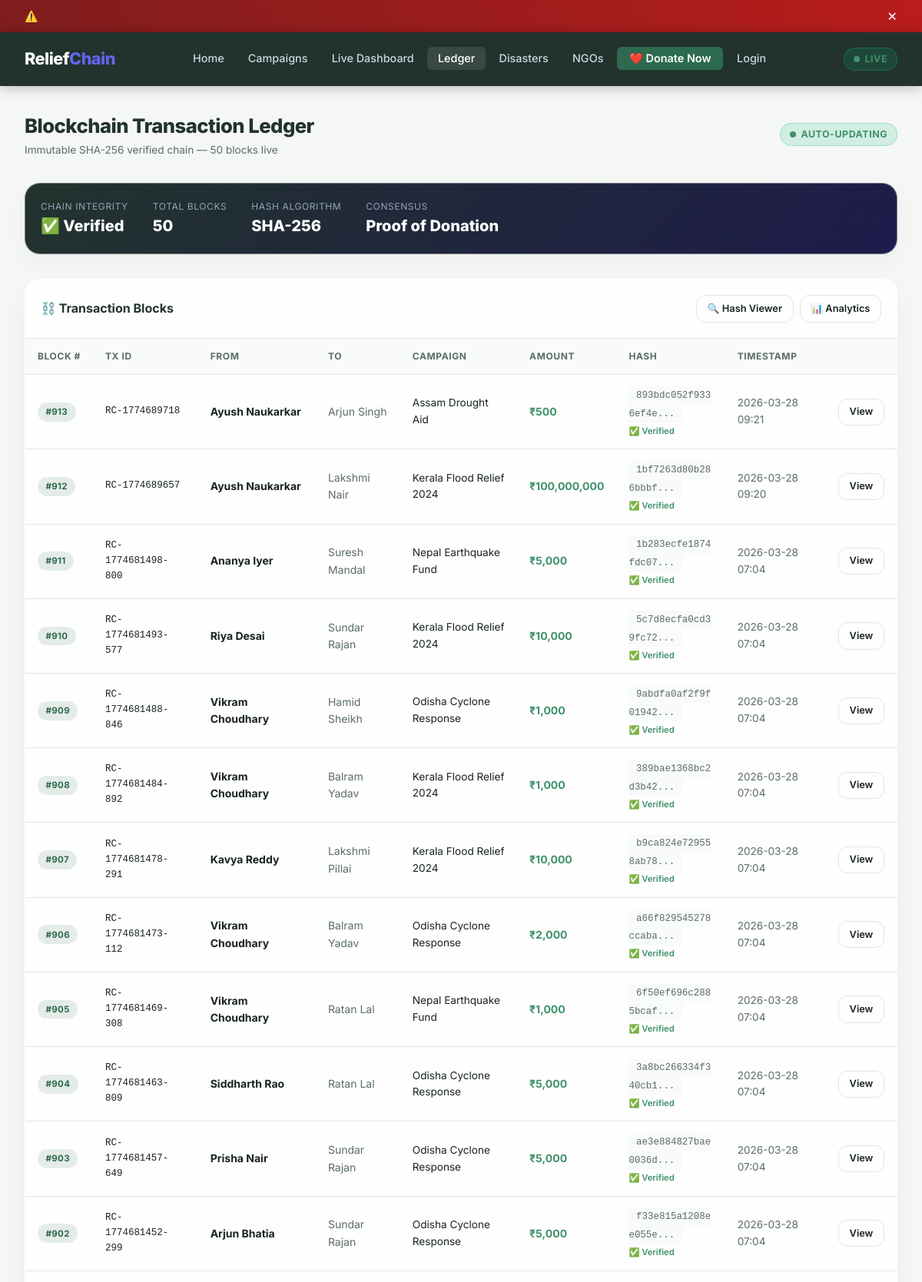
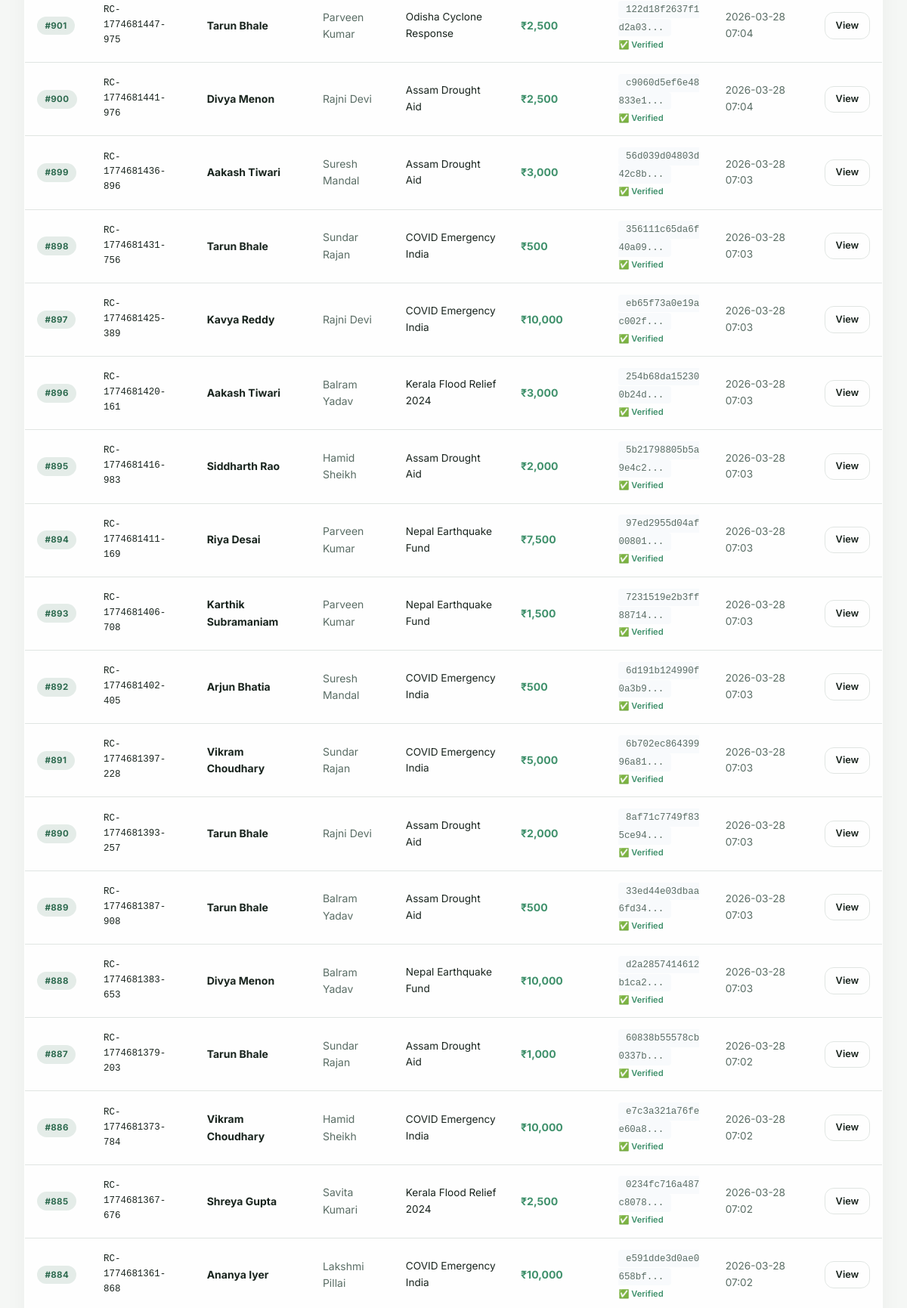
Screenshot of /ledger (upper part) with the database file from the repository (2 pictures, top to bottom).
### tables this page shows
CREATE TABLE ledger (
            id INTEGER PRIMARY KEY AUTOINCREMENT,
            block_number INTEGER NOT NULL,
            transaction_type TEXT DEFAULT 'donation',
            amount INTEGER NOT NULL,
            from_entity TEXT,
            to_entity TEXT,
            campaign TEXT,
            tx_id TEXT,
            hash TEXT NOT NULL,
            prev_hash TEXT,
            timestamp DATETIME DEFAULT CURRENT_TIMESTAMP
        );

### app.py (the view)
@app.route('/ledger')
def ledger():
    db = get_db()
    c = db.cursor()
    c.execute("SELECT * FROM ledger ORDER BY block_number DESC LIMIT 50")
    blocks = c.fetchall()
    return render_template('ledger.html', blocks=blocks)

### app.py (called while the page is built)
@app.context_processor
def inject_now():
    return {'now': _dt.now}

def get_db():
    db = getattr(g, '_database', None)
    if db is None:
        db = g._database = sqlite3.connect(DATABASE, check_same_thread=False)
        db.row_factory = sqlite3.Row
    return db

@app.teardown_appcontext
def close_connection(exception):
    db = getattr(g, '_database', None)
    if db is not None:
        db.close()

### templates/ledger.html (shortened to what this page needs)
{% extends 'base.html' %}
{% block content %}
<div class="container" style="padding-top:2rem;">
    <div class="page-header">
        <div>
            <h1 class="page-title">Blockchain Transaction Ledger</h1>
            <p class="text-muted text-sm">Immutable SHA-256 verified chain — {{ blocks|length }} blocks live</p>
        </div>
        <div class="live-badge"><span class="live-dot"></span> AUTO-UPDATING</div>
    </div>
    <div class="card" style="margin-bottom:2rem;padding:1.25rem;background:linear-gradient(135deg,var(--primary),#1E1B4B);color:#fff;">
        <div style="display:flex;gap:2rem;flex-wrap:wrap;">
            <div><div style="font-size:0.75rem;color:#94A3B8;text-transform:uppercase;letter-spacing:0.05em;">Chain Integrity</div><div style="font-size:1.25rem;font-weight:800;">✅ Verified</div></div>
            <div><div style="font-size:0.75rem;color:#94A3B8;text-transform:uppercase;letter-spacing:0.05em;">Total Blocks</div><div style="font-size:1.25rem;font-weight:800;">{{ blocks|length }}</div></div>
            <div><div style="font-size:0.75rem;color:#94A3B8;text-transform:uppercase;letter-spacing:0.05em;">Hash Algorithm</div><div style="font-size:1.25rem;font-weight:800;">SHA-256</div></div>
            <div><div style="font-size:0.75rem;color:#94A3B8;text-transform:uppercase;letter-spacing:0.05em;">Consensus</div><div style="font-size:1.25rem;font-weight:800;">Proof of Donation</div></div>
        </div>
    </div>
    <div class="card" style="padding:0;">
        <div style="padding:1.25rem;border-bottom:1px solid var(--border);display:flex;justify-content:space-between;align-items:center;">
            <span class="card-title">⛓️ Transaction Blocks</span>
            <div style="display:flex;gap:0.5rem;">
                <a href="{{ url_for('hash_viewer') }}" class="btn btn-outline btn-sm">🔍 Hash Viewer</a>
                <a href="{{ url_for('analytics') }}" class="btn btn-outline btn-sm">📊 Analytics</a>
            </div>
        </div>
        <div class="table-wrap" style="border-radius:0;border:none;">
            <table>
                <thead>
                    <tr>
                        <th>Block #</th>
                        <th>TX ID</th>
                        <th>From</th>
                        <th>To</th>
                        <th>Campaign</th>
                        <th>Amount</th>
                        <th>Hash</th>
                        <th>Timestamp</th>
                        <th></th>
                    </tr>
                </thead>
                <tbody id="live-feed-tbody">
                    {% for b in blocks %}
                    <tr>
                        <td><span class="badge badge-primary">#{{ b.block_number }}</span></td>
                        <td class="td-mono" style="font-size:0.78rem;">{{ b.tx_id }}</td>
                        <td><strong>{{ b.from_entity }}</strong></td>
                        <td class="text-muted">{{ b.to_entity }}</td>
                        <td class="text-sm">{{ b.campaign }}</td>
                        <td style="color:var(--success);font-weight:700;">₹{{ '{:,.0f}'.format(b.amount) }}</td>
                        <td>
                            <span class="block-hash" title="{{ b.hash }}">{{ b.hash[:18] }}...</span>
                            <span class="hash-verified" style="font-size:0.7rem;display:block;margin-top:0.2rem;">✅ Verified</span>
                        </td>
                        <td class="text-sm text-muted">{{ b.timestamp[:16] }}</td>
                        <td><a href="{{ url_for('transaction_detail', tx_id=b.tx_id) }}" class="btn btn-outline btn-sm">View</a></td>
                    </tr>
                    {% endfor %}
                </tbody>
            </table>
        </div>
    </div>
</div>
{% endblock %}

### static/style.css (style rules this page uses)
:root { --primary: #22332D; --primary-mid: #2D423A; --accent: #2D6A4F; --accent-hover: #1B4332; --accent-light: rgba(45, 106, 79, 0.12); --success: #40916C; --success-light: rgba(64, 145, 108, 0.12); --warning: #F5A623; --warning-light: rgba(245, 166, 35, 0.12); --danger: #E63946; --danger-light: rgba(230, 57, 70, 0.12); --bg: #F5F7F5; --card: rgba(255, 255, 255, 0.85); --border: #E0E5E2; --text: #19241E; --text-muted: #5A6D65; --text-light: #8E9C96; --white: #FFFFFF; --sidebar-w: 260px; --nav-h: 70px; --radius: 20px; --radius-sm: 12px; --shadow: 0 10px 30px rgba(45, 44, 42, 0.04), 0 1px 3px rgba(45, 44, 42, 0.02); --shadow-lg: 0 20px 40px rgba(45, 44, 42, 0.08); }
*, *::before, *::after { margin: 0; padding: 0; box-sizing: border-box; }
html { scroll-behavior: smooth; }
body { font-family: 'Inter', system-ui, sans-serif; background: var(--bg); color: var(--text); line-height: 1.6; font-size: 15px; }
a { color: inherit; text-decoration: none; }
.live-badge { display: inline-flex; align-items: center; gap: 0.4rem; background: rgba(16,185,129,0.15); color: var(--success); border: 1px solid rgba(16,185,129,0.3); padding: 0.25rem 0.75rem; border-radius: 999px; font-size: 0.78rem; font-weight: 700; letter-spacing: 0.5px; text-transform: uppercase; }
.live-dot { width: 8px; height: 8px; border-radius: 50%; background: var(--success); animation: pulse-live 1.5s infinite; }
.container { max-width: 1280px; margin: 0 auto; padding: 2rem 2rem; }
.page-header { display: flex; justify-content: space-between; align-items: center; margin-bottom: 2rem; flex-wrap: wrap; gap: 1rem; }
.page-title { font-size: 1.6rem; font-weight: 800; color: var(--primary); letter-spacing: -0.5px; }
.card { background: var(--card); border-radius: var(--radius); border: 1px solid var(--border); box-shadow: var(--shadow); padding: 1.5rem; }
.card-title { font-size: 1rem; font-weight: 700; color: var(--primary); }
.btn { display: inline-flex; align-items: center; gap: 0.5rem; padding: 0.625rem 1.25rem; border-radius: var(--radius-sm); font-weight: 600; font-size: 0.9rem; border: none; cursor: pointer; transition: all 0.2s; white-space: nowrap; text-decoration: none; }
.btn-outline { background: transparent; border: 1.5px solid var(--border); color: var(--text); }
.btn-sm { padding: 0.4rem 0.85rem; font-size: 0.8rem; }
.table-wrap { overflow-x: auto; border-radius: var(--radius); border: 1px solid var(--border); }
table { width: 100%; border-collapse: collapse; font-size: 0.875rem; }
th { background: #F8FAFC; padding: 0.85rem 1rem; text-align: left; font-weight: 700; font-size: 0.75rem; text-transform: uppercase; letter-spacing: 0.05em; color: var(--text-muted); border-bottom: 1px solid var(--border); white-space: nowrap; }
td { padding: 0.85rem 1rem; border-bottom: 1px solid var(--border); color: var(--text); vertical-align: middle; }
tbody tr { transition: background 0.15s; }
.td-mono { font-family: 'JetBrains Mono', monospace; font-size: 0.8rem; }
.badge { display: inline-flex; align-items: center; gap: 0.3rem; padding: 0.2rem 0.65rem; border-radius: 999px; font-size: 0.72rem; font-weight: 700; letter-spacing: 0.03em; white-space: nowrap; }
.badge-primary { background: var(--accent-light); color: var(--accent); }
.block-hash { font-family: 'JetBrains Mono', 'Courier New', monospace; font-size: 0.78rem; color: var(--text-muted); background: #F8FAFC; padding: 0.3rem 0.6rem; border-radius: 4px; word-break: break-all; }
.hash-verified { display: inline-flex; align-items: center; gap: 0.3rem; color: var(--success); font-size: 0.8rem; font-weight: 600; }
.text-muted { color: var(--text-muted); }
.text-sm { font-size: 0.85rem; }
.card, .stat-card, .step-card { backdrop-filter: blur(12px); -webkit-backdrop-filter: blur(12px); transition: transform 0.5s cubic-bezier(0.16, 1, 0.3, 1), box-shadow 0.5s ease; border: 1px solid rgba(255,255,255,0.4); position: relative; overflow: hidden; }
.card::before, .stat-card::before, .step-card::before { content: ''; position: absolute; inset: 0; background: radial-gradient(circle 350px at var(--mouse-x, 0) var(--mouse-y, 0), rgba(255,255,255,0.6), transparent 80%); opacity: 0; transition: opacity 0.4s; pointer-events: none; mix-blend-mode: overlay; z-index: 0; }
.card > *, .stat-card > *, .step-card > * { position: relative; z-index: 1; }
.btn { position: relative; overflow: hidden; }

### rows the page displays
ledger: block_number "913", tx_id "RC-1774689718", from_entity "Ayush Naukarkar", to_entity "Arjun Singh", campaign "Assam Drought Aid", amount "500", hash "893bdc052f9336ef4e", timestamp "2026-03-28 09:21"
ledger: block_number "912", tx_id "RC-1774689657", from_entity "Ayush Naukarkar", to_entity "Lakshmi Nair", campaign "Kerala Flood Relief 2024", amount "100,000,000", hash "1bf7263d80b286bbbf", timestamp "2026-03-28 09:20"
ledger: block_number "911", tx_id "RC-1774681498-800", from_entity "Ananya Iyer", to_entity "Suresh Mandal", campaign "Nepal Earthquake Fund", amount "5,000", hash "1b283ecfe1874fdc07", timestamp "2026-03-28 07:04"
ledger: block_number "910", tx_id "RC-1774681493-577", from_entity "Riya Desai", to_entity "Sundar Rajan", campaign "Kerala Flood Relief 2024", amount "10,000", hash "5c7d8ecfa0cd39fc72", timestamp "2026-03-28 07:04"
ledger: block_number "909", tx_id "RC-1774681488-846", from_entity "Vikram Choudhary", to_entity "Hamid Sheikh", campaign "Odisha Cyclone Response", amount "1,000", hash "9abdfa0af2f9f01942", timestamp "2026-03-28 07:04"
ledger: block_number "908", tx_id "RC-1774681484-892", from_entity "Vikram Choudhary", to_entity "Balram Yadav", campaign "Kerala Flood Relief 2024", amount "1,000", hash "389bae1368bc2d3b42", timestamp "2026-03-28 07:04"
ledger: block_number "907", tx_id "RC-1774681478-291", from_entity "Kavya Reddy", to_entity "Lakshmi Pillai", campaign "Kerala Flood Relief 2024", amount "10,000", hash "b9ca824e729558ab78", timestamp "2026-03-28 07:04"
ledger: block_number "906", tx_id "RC-1774681473-112", from_entity "Vikram Choudhary", to_entity "Balram Yadav", campaign "Odisha Cyclone Response", amount "2,000", hash "a66f829545278ccaba", timestamp "2026-03-28 07:04"
ledger: block_number "905", tx_id "RC-1774681469-308", from_entity "Vikram Choudhary", to_entity "Ratan Lal", campaign "Nepal Earthquake Fund", amount "1,000", hash "6f50ef696c2885bcaf", timestamp "2026-03-28 07:04"
ledger: block_number "904", tx_id "RC-1774681463-809", from_entity "Siddharth Rao", to_entity "Ratan Lal", campaign "Odisha Cyclone Response", amount "5,000", hash "3a8bc266334f340cb1", timestamp "2026-03-28 07:04"
ledger: block_number "903", tx_id "RC-1774681457-649", from_entity "Prisha Nair", to_entity "Sundar Rajan", campaign "Odisha Cyclone Response", amount "5,000", hash "ae3e884827bae0036d", timestamp "2026-03-28 07:04"
ledger: block_number "902", tx_id "RC-1774681452-299", from_entity "Arjun Bhatia", to_entity "Sundar Rajan", campaign "Odisha Cyclone Response", amount "5,000", hash "f33e815a1208ee055e", timestamp "2026-03-28 07:04"
ledger: block_number "901", tx_id "RC-1774681447-975", from_entity "Tarun Bhale", to_entity "Parveen Kumar", campaign "Odisha Cyclone Response", amount "2,500", hash "122d18f2637f1d2a03", timestamp "2026-03-28 07:04"
ledger: block_number "900", tx_id "RC-1774681441-976", from_entity "Divya Menon", to_entity "Rajni Devi", campaign "Assam Drought Aid", amount "2,500", hash "c9060d5ef6e48833e1", timestamp "2026-03-28 07:04"
ledger: block_number "899", tx_id "RC-1774681436-896", from_entity "Aakash Tiwari", to_entity "Suresh Mandal", campaign "Assam Drought Aid", amount "3,000", hash "56d039d04803d42c8b", timestamp "2026-03-28 07:03"
ledger: block_number "898", tx_id "RC-1774681431-756", from_entity "Tarun Bhale", to_entity "Sundar Rajan", campaign "COVID Emergency India", amount "500", hash "356111c65da6f40a09", timestamp "2026-03-28 07:03"
ledger: block_number "897", tx_id "RC-1774681425-389", from_entity "Kavya Reddy", to_entity "Rajni Devi", campaign "COVID Emergency India", amount "10,000", hash "eb65f73a0e19ac002f", timestamp "2026-03-28 07:03"
ledger: block_number "896", tx_id "RC-1774681420-161", from_entity "Aakash Tiwari", to_entity "Balram Yadav", campaign "Kerala Flood Relief 2024", amount "3,000", hash "254b68da152300b24d", timestamp "2026-03-28 07:03"
ledger: block_number "895", tx_id "RC-1774681416-983", from_entity "Siddharth Rao", to_entity "Hamid Sheikh", campaign "Assam Drought Aid", amount "2,000", hash "5b21798805b5a9e4c2", timestamp "2026-03-28 07:03"
ledger: block_number "894", tx_id "RC-1774681411-169", from_entity "Riya Desai", to_entity "Parveen Kumar", campaign "Nepal Earthquake Fund", amount "7,500", hash "97ed2955d04af00801", timestamp "2026-03-28 07:03"
ledger: block_number "893", tx_id "RC-1774681406-708", from_entity "Karthik Subramaniam", to_entity "Parveen Kumar", campaign "Nepal Earthquake Fund", amount "1,500", hash "7231519e2b3ff88714", timestamp "2026-03-28 07:03"
ledger: block_number "892", tx_id "RC-1774681402-405", from_entity "Arjun Bhatia", to_entity "Suresh Mandal", campaign "COVID Emergency India", amount "500", hash "6d191b124990f0a3b9", timestamp "2026-03-28 07:03"
ledger: block_number "891", tx_id "RC-1774681397-228", from_entity "Vikram Choudhary", to_entity "Sundar Rajan", campaign "COVID Emergency India", amount "5,000", hash "6b702ec86439996a81", timestamp "2026-03-28 07:03"
ledger: block_number "890", tx_id "RC-1774681393-257", from_entity "Tarun Bhale", to_entity "Rajni Devi", campaign "Assam Drought Aid", amount "2,000", hash "8af71c7749f835ce94", timestamp "2026-03-28 07:03"
ledger: block_number "889", tx_id "RC-1774681387-908", from_entity "Tarun Bhale", to_entity "Balram Yadav", campaign "Assam Drought Aid", amount "500", hash "33ed44e03dbaa6fd34", timestamp "2026-03-28 07:03"
ledger: block_number "888", tx_id "RC-1774681383-653", from_entity "Divya Menon", to_entity "Balram Yadav", campaign "Nepal Earthquake Fund", amount "10,000", hash "d2a2857414612b1ca2", timestamp "2026-03-28 07:03"
ledger: block_number "887", tx_id "RC-1774681379-203", from_entity "Tarun Bhale", to_entity "Sundar Rajan", campaign "Assam Drought Aid", amount "1,000", hash "60838b55578cb0337b", timestamp "2026-03-28 07:02"
ledger: block_number "886", tx_id "RC-1774681373-784", from_entity "Vikram Choudhary", to_entity "Hamid Sheikh", campaign "COVID Emergency India", amount "10,000", hash "e7c3a321a76fee60a8", timestamp "2026-03-28 07:02"
ledger: block_number "885", tx_id "RC-1774681367-676", from_entity "Shreya Gupta", to_entity "Savita Kumari", campaign "Kerala Flood Relief 2024", amount "2,500", hash "0234fc716a487c8078", timestamp "2026-03-28 07:02"
ledger: block_number "884", tx_id "RC-1774681361-868", from_entity "Ananya Iyer", to_entity "Lakshmi Pillai", campaign "COVID Emergency India", amount "10,000", hash "e591dde3d0ae0658bf", timestamp "2026-03-28 07:02"

### other values shown
{{ blocks|length }} "50"
